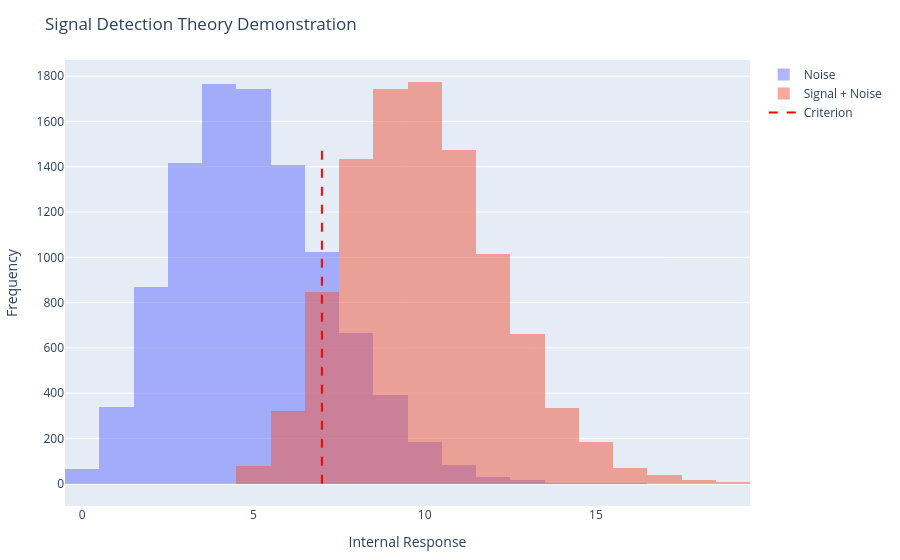

The cell this chart's notebook holds for it:
### Markdown cell above
## Use Poisson Distribution

### Code cell
using Distributions
using PlotlyJS

# --- Signal Detection Theory Simulation ---

# 1. Parameters
dPrime = 5  # Sensitivity (d')
criterion = 7  # Response criterion

# 2. Distributions
dist_noise = Poisson(5)  # Noise distribution
dist_signal = Poisson(5)  # Signal + noise distribution

# 3. Generate trials
nTrials = 1000
signalPresent = rand(Bernoulli(0.5), nTrials)  # 50% signal presence
stimuli = signalPresent .* (rand(dist_signal, nTrials) .+ dPrime) + (1 .- signalPresent) .* rand(dist_noise, nTrials)

# 4. Apply criterion
responses = stimuli .> criterion
# 5. Calculate outcomes
hits = sum(signalPresent .* responses)
misses = sum(signalPresent .* (1 .- responses))
falseAlarms = sum((1 .- signalPresent) .* responses)
correctRejections = sum((1 .- signalPresent) .* (1 .- responses))

# --- Visualization with PlotlyJS ---

# Generate data for histograms
noise_data = rand(dist_noise, 10000)
signal_data = rand(dist_signal, 10000)
y = max
# Create the histogram traces
noise_trace = PlotlyJS.histogram(x=noise_data, name="Noise", opacity=0.5)
signal_trace = PlotlyJS.histogram(x=signal_data .+ dPrime, name="Signal + Noise", opacity=0.5)

# Create the criterion line trace
criterion_trace = PlotlyJS.scatter(
    x=[criterion, criterion], y=[0, 1500],
    mode="lines",
    name="Criterion",
    line=attr(color="red", dash="dash")
)

# Create the plot
plt = PlotlyJS.plot(
    [noise_trace, signal_trace, criterion_trace],
    Layout(
        xaxis_title="Internal Response",
        yaxis_title="Frequency",
        title="Signal Detection Theory Demonstration",
        barmode="overlay"
    )
)

# Display the plot
display(plt)

# Display results
println("d': ", dPrime)
println("Criterion: ", criterion)
println("Hits: ", hits, " (", round(hits / sum(signalPresent) * 100, digits=2), "%)")
println("Misses: ", misses, " (", round(misses / sum(signalPresent) * 100, digits=2), "%)")
println("False Alarms: ", falseAlarms, " (", round(falseAlarms / sum(.!signalPresent) * 100, digits=2), "%)")
println("Correct Rejections: ", correctRejections, " (", round(correctRejections / sum(.!signalPresent) * 100, digits=2), "%)")

### Figure 1 — Plotly figure (JSON) as saved in the notebook; plotly's stock layout.template omitted (floating-point values rounded to 4 significant figures; data arrays with more than 128 entries replaced by an {"elided": "..."} marker saying what was removed)
{"data": [{"name": "Noise", "opacity": 0.5, "type": "histogram", "x": {"elided": "10000 int values"}}, {"name": "Signal + Noise", "opacity": 0.5, "type": "histogram", "x": {"elided": "10000 int values"}}, {"line": {"color": "red", "dash": "dash"}, "mode": "lines", "name": "Criterion", "type": "scatter", "x": [7, 7], "y": [0, 1500]}], "layout": {"barmode": "overlay", "margin": {"b": 50, "l": 50, "r": 50, "t": 60}, "title": "Signal Detection Theory Demonstration", "xaxis": {"title": {"text": "Internal Response"}}, "yaxis": {"title": {"text": "Frequency"}}}}
